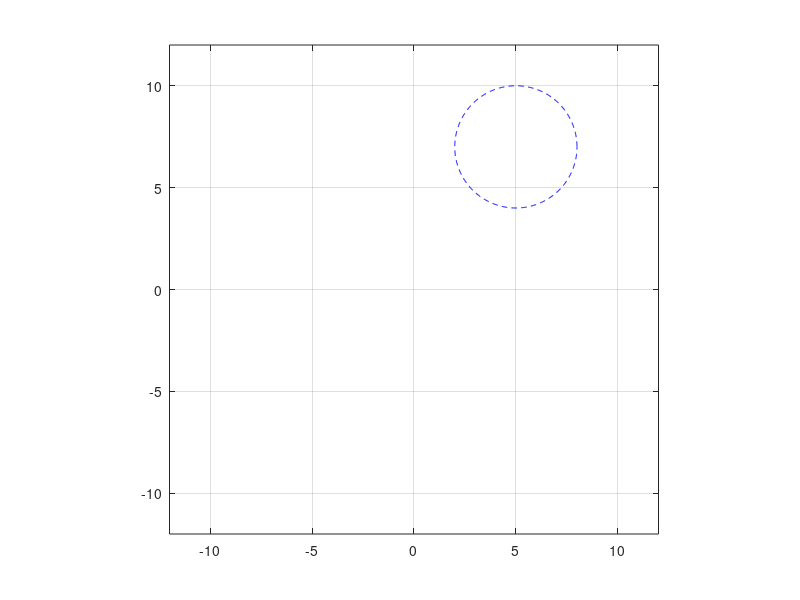

Write MATLAB code to recreate this figure. (Note: this script raises an error after producing the figure.)
clc; clear all; close all; % Default setting

% vid_name   = 'Three Link Planar Robot Circle Trajectory';
% v = VideoWriter(vid_name,'MPEG-4');
% open(v);                 % Make video as .mp4

radius = 3;                % trajectory's radius = 3
theta = 0:0.01:2*pi;       % range = [0,2*pi]

% theta = flip(theta);     % counter rotation

trajX = 5 + radius*cos(theta); % trajectory's x element
trajY = 7 + radius*sin(theta); % trajectory's y element

plot(trajX,trajY,'b--');   % trajectory generation
axis([-12 12 -12 12]);
axis equal;
hold on; grid on;
l1 = 5;                    % link 1 length
l2 = 4;                    % link 2 length
l3 = 3;                    % link 3 length

q1_init = 0;            % q1 initial angle
q2_init = 0;            % q2 initial angle
q3_init = 0;            % q3 initial angle
phi = pi/4;             % angle constraint for singularity avoidance

[px1_init,py1_init,px2_init,py2_init,px3_init,py3_init] = three_link_FK(l1,l2,l3,q1_init,q2_init,q3_init);
joint3_hlr = plot(px3_init,py3_init,'k*');                            % joint 3 initial Forward Kinematics
joint2_hlr = plot(px2_init,py2_init,'k*');                            % joint 2 initial Forward Kinematics
joint1_hlr = plot(px1_init,py1_init,'k*');                            % joint 1 initial Forward Kinematics
base   = plot(0,0,'ko');                                              % fixed base position

linkX_init = [0,px1_init,px2_init,px3_init];
linkY_init = [0,py1_init,py2_init,py3_init];
link_hlr = plot(linkX_init,linkY_init,'k-');                          % link line drawing 

xlabel('Pos X [m]');
ylabel('Pos Y [m]');                                                  % labeling to axis

for i= 1:4:length(theta)                                              % iteration
    str = sprintf('Three Link Planar Robot Circle Trajectory');
    title(str);

    % IK => FK : find angle commands and apply them into each joints(motors)

    [q1_IK,q2_IK,q3_IK] = three_link_IK(l1,l2,l3,phi,trajX(i),trajY(i));         % Inverse Kinematics
    [px1,py1,px2,py2,px3,py3] = three_link_FK(l1,l2,l3,q1_IK,q2_IK,q3_IK);       % Forward Kinematics
    linkX = [0,px1,px2,px3];
    linkY = [0,py1,py2,py3];

    set(joint3_hlr,'XData',px3,'YData',py3);
    set(joint2_hlr,'XData',px2,'YData',py2);                          
    set(joint1_hlr,'XData',px1,'YData',py1);                            
    set(link_hlr,'XData',linkX,'YData',linkY);                        % Update datas
    
    % frame = getframe(gcf);
    % writeVideo(v,frame);                                            % Snap Each iteration into video

    drawnow;
    pause(0.01);
end

% close(v);                                                           % close video and save it

function [px1,py1,px2,py2,px3,py3]= three_link_FK(l1,l2,l3,q1_FK,q2_FK,q3_FK) % Forward Kinematics
    px3 = l1*cos(q1_FK) + l2*cos(q1_FK+q2_FK) + l3*cos(q1_FK+q2_FK+q3_FK);
    py3 = l1*sin(q1_FK) + l2*sin(q1_FK+q2_FK) + l3*sin(q1_FK+q2_FK+q3_FK);
    px2 = l1*cos(q1_FK) + l2*cos(q1_FK+q2_FK);
    py2 = l1*sin(q1_FK) + l2*sin(q1_FK+q2_FK);    
    px1 = l1*cos(q1_FK);
    py1 = l1*sin(q1_FK);
end

function [q1_IK,q2_IK,q3_IK] = three_link_IK(l1,l2,l3,phi,px,py)              % Inverse Kinematics
    px = px - l3*cos(phi);
    py = py - l3*sin(phi);

    C2 = (px^2 + py^2 - (l1^2 + l2^2)) / (2*l1*l2);
    q2_IK = atan2(sqrt(1-C2^2) , C2);

    C1 = ((l1 + l2*C2)*px + l2*sqrt(1-C2^2)*py) / (px^2 + py^2);
    S1 = ((l1 + l2*C2)*py - l2*sqrt(1-C2^2)*px) / (px^2 + py^2);
    q1_IK = atan2(S1,C1);

    q3_IK = phi - q1_IK - q2_IK;
end